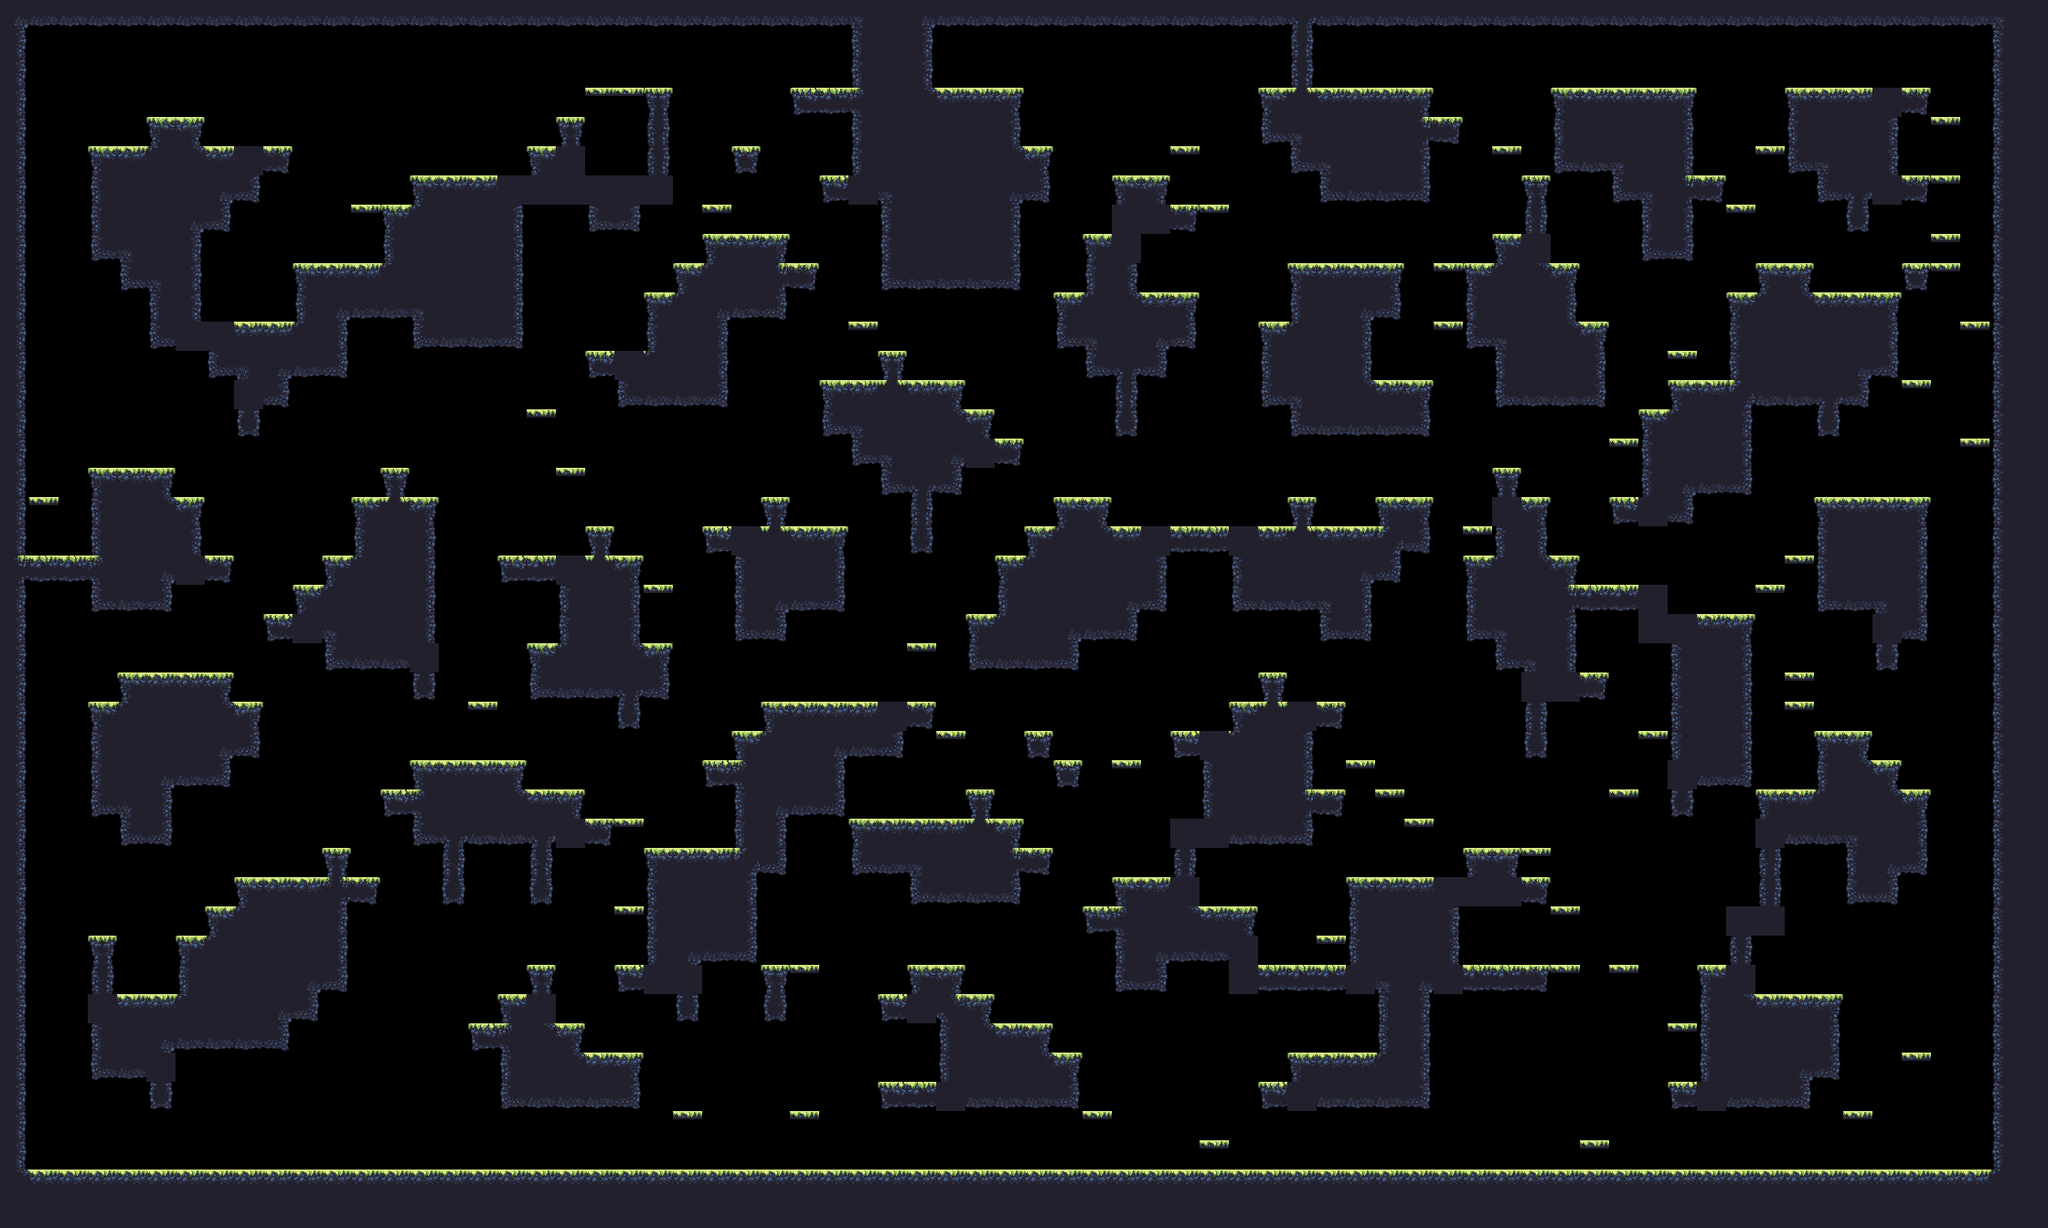

Rendered tile map (Tiled .tmx) drawn with the repository's tilesets; below, a short description and the map source with its tile grids summarised:
An orthogonal 70x42 tile map with 32x32 px tiles, 1 tile layer (main) and 17 objects (9x spawn, spawnPlayer0, spawnCrown0, spawnPlayer1, spawnCrown1, ...).

<map compressionlevel="0" height="42" infinite="0" nextlayerid="3" nextobjectid="4" orientation="orthogonal" renderorder="right-down" tiledversion="1.3.2" tileheight="32" tilewidth="32" version="1.2" width="70">
 <tileset firstgid="1" source="forest_summer_tile_set.tsx" />
 <layer height="42" id="1" name="main" width="70">
  <data>[2940 cells, 1295 non-empty, 28 distinct tile ids]</data>
 </layer>
 <objectgroup><object id="1" name="spawnPlayer0" x="96" y="112.0" /><object id="2" name="spawnCrown0" x="128" y="112.0" /><object id="3" name="spawnPlayer1" x="1888" y="144.0" /><object id="4" name="spawnCrown1" x="1888" y="272.0" /><object id="5" name="spawnPlayer2" x="96" y="1232.0" /><object id="6" name="spawnCrown2" x="64" y="1232.0" /><object id="7" name="spawnPlayer3" x="2144" y="1232.0" /><object id="8" name="spawnCrown3" x="2080" y="1232.0" /><object id="9" name="spawn" x="224" y="496.0" /><object id="10" name="spawn" x="928" y="368.0" /><object id="11" name="spawn" x="1120" y="1072.0" /><object id="12" name="spawn" x="1408" y="1008.0" /><object id="13" name="spawn" x="512" y="1232.0" /><object id="14" name="spawn" x="128" y="1232.0" /><object id="15" name="spawn" x="1248" y="144.0" /><object id="16" name="spawn" x="1312" y="528.0" /><object id="17" name="spawn" x="2112" y="1232.0" /></objectgroup></map>
